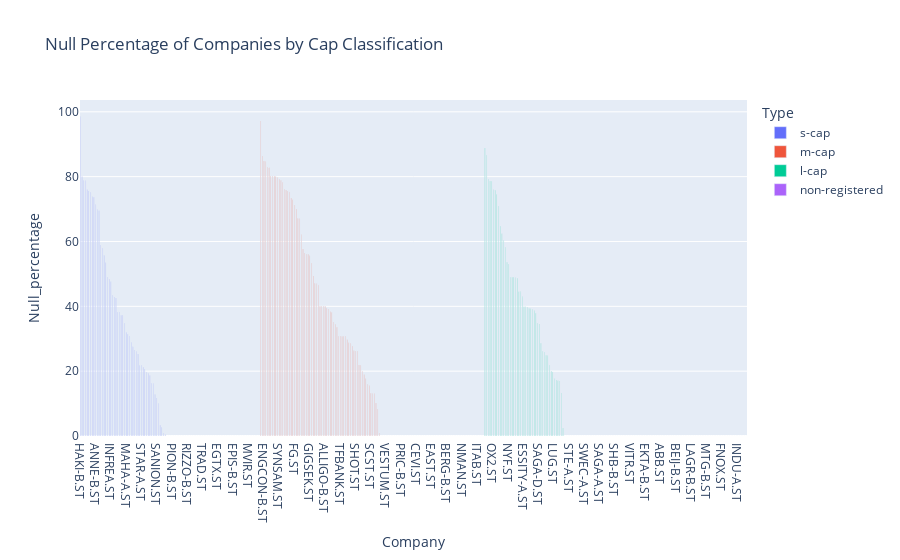

Notebook code cell kept with this figure:
### Code cell
fig = px.bar(df_null_percentage, x='Company', y='Null_percentage', color='Type',
             labels={'Null_percentage': 'Null_percentage'},
             title='Null Percentage of Companies by Cap Classification',
             hover_data=['Company', 'Null_percentage', 'Type'])
fig.update_layout(barmode='group', xaxis_title='Company', yaxis_title='Null_percentage')
fig.show()

### Figure 1 — Plotly figure (JSON) as saved in the notebook; plotly's stock layout.template omitted (floating-point values rounded to 4 significant figures; data arrays with more than 128 entries replaced by an {"elided": "..."} marker saying what was removed)
{"data": [{"alignmentgroup": "True", "customdata": [["s-cap"], ["s-cap"], ["s-cap"], ["s-cap"], ["s-cap"], ["s-cap"], ["s-cap"], ["s-cap"], ["s-cap"], ["s-cap"], ["s-cap"], ["s-cap"], ["s-cap"], ["s-cap"], ["s-cap"], ["s-cap"], ["s-cap"], ["s-cap"], ["s-cap"], ["s-cap"], ["s-cap"], ["s-cap"], ["s-cap"], ["s-cap"], ["s-cap"], ["s-cap"], ["s-cap"], ["s-cap"], ["s-cap"], ["s-cap"], ["s-cap"], ["s-cap"], ["s-cap"], ["s-cap"], ["s-cap"], ["s-cap"], ["s-cap"], ["s-cap"], ["s-cap"], ["s-cap"], ["s-cap"], ["s-cap"], ["s-cap"], ["s-cap"], ["s-cap"], ["s-cap"], ["s-cap"], ["s-cap"], ["s-cap"], ["s-cap"], ["s-cap"], ["s-cap"], ["s-cap"], ["s-cap"], ["s-cap"], ["s-cap"], ["s-cap"], ["s-cap"], ["s-cap"], ["s-cap"], ["s-cap"], ["s-cap"], ["s-cap"], ["s-cap"], ["s-cap"], ["s-cap"], ["s-cap"], ["s-cap"], ["s-cap"], ["s-cap"], ["s-cap"], ["s-cap"], ["s-cap"], ["s-cap"], ["s-cap"], ["s-cap"], ["s-cap"], ["s-cap"], ["s-cap"], ["s-cap"], ["s-cap"], ["s-cap"], ["s-cap"], ["s-cap"], ["s-cap"], ["s-cap"], ["s-cap"], ["s-cap"], ["s-cap"], ["s-cap"], ["s-cap"], ["s-cap"], ["s-cap"], ["s-cap"], ["s-cap"], ["s-cap"], ["s-cap"], ["s-cap"], ["s-cap"], ["s-cap"], ["s-cap"], ["s-cap"], ["s-cap"], ["s-cap"], ["s-cap"], ["s-cap"]], "hovertemplate": "Type=%{customdata[0]}<br>Company=%{x}<br>Null_percentage=%{y}<extra></extra>", "legendgroup": "s-cap", "marker": {"color": "#636efa", "pattern": {"shape": ""}}, "name": "s-cap", "offsetgroup": "s-cap", "orientation": "v", "showlegend": true, "textposition": "auto", "type": "bar", "x": ["HAKI-B.ST", "SFAB.ST", "NETEL.ST", "NORB-B.ST", "WTW-A.ST", "SLEEP.ST", "ARPL.ST", "PIERCE.ST", "ACRI-B.ST", "ANNE-B.ST", "WBGR-B.ST", "QLIRO.ST", "SEAF.ST", "K2A-B.ST", "ACE.ST", "QLINEA.ST", "PENG-B.ST", "OVZON.ST", "INFREA.ST", "FNM.ST", "BALCO.ST", "XSPRAY.ST", "ATIC.ST", "ISOFOL.ST", "IRLAB-A.ST", "ONCO.ST", "ATORX.ST", "MAHA-A.ST", "SYNACT.ST", "B3.ST", "IBT-B.ST", "XBRANE.ST", "VICO.ST", "IMMNOV.ST", "NICA.ST", "NIL-B.ST", "STAR-A.ST", "TRANS.ST", "TOBII.ST", "CANTA.ST", "ACRI-A.ST", "ELTEL.ST", "FASTAT.ST", "CBTT-B.ST", "BESQ.ST", "SANION.ST", "OP.ST", "NGS.ST", "IMMU.ST", "SIVE.ST", "SGG.ST", "WISE.ST", "ORX.ST", "STAR-B.ST", "PION-B.ST", "STRAX.ST", "ORTI-B.ST", "ORTI-A.ST", "NTEK-B.ST", "SVIK.ST", "SVED-B.ST", "STWK.ST", "SOF-B.ST", "RIZZO-B.ST", "SEZI.ST", "SAFETY-B.ST", "SAS.ST", "VIVE.ST", "PREV-B.ST", "PROF-B.ST", "SINT.ST", "RAIL.ST", "TRAD.ST", "PREC.ST", "CNCJO-B.ST", "BULTEN.ST", "CRAD-B.ST", "DEDI.ST", "BORG.ST", "ELON.ST", "ENRO.ST", "EGTX.ST", "DURC-B.ST", "DORO.ST", "BOUL.ST", "BONG.ST", "ANOT.ST", "ACTI.ST", "ABLI.ST", "BEGR.ST", "EPIS-B.ST", "MEAB-B.ST", "MOMENT.ST", "LAMM-B.ST", "MOB.ST", "MSAB-B.ST", "NELLY.ST", "MSON-A.ST", "NAXS.ST", "MVIR.ST", "MSON-B.ST", "KDEV.ST", "HAKI-A.ST", "FPIP.ST", "FING-B.ST", "IS.ST"], "xaxis": "x", "y": [98.46, 80.02, 78.84, 78.73, 75.98, 75.55, 75.2, 73.8, 73.66, 71.3, 69.76, 69.51, 58.83, 57.97, 55.68, 53.43, 49.04, 48.25, 47.61, 43.32, 42.78, 42.57, 38.28, 38.17, 37.28, 37.13, 34.88, 31.92, 31.42, 30.74, 28.88, 27.56, 26.34, 26.09, 25.3, 21.77, 21.73, 21.19, 20.59, 19.66, 19.26, 18.69, 16.3, 16.08, 12.83, 11.62, 10.04, 3.324, 2.716, 0.9292, 0.3931, 0, 0, 0, 0, 0, 0, 0, 0, 0, 0, 0, 0, 0, 0, 0, 0, 0, 0, 0, 0, 0, 0, 0, 0, 0, 0, 0, 0, 0, 0, 0, 0, 0, 0, 0, 0, 0, 0, 0, 0, 0, 0, 0, 0, 0, 0, 0, 0, 0, 0, 0, 0, 0, 0, 0], "yaxis": "y"}, {"alignmentgroup": "True", "customdata": {"elided": "132x1 str values"}, "hovertemplate": "Type=%{customdata[0]}<br>Company=%{x}<br>Null_percentage=%{y}<extra></extra>", "legendgroup": "m-cap", "marker": {"color": "#EF553B", "pattern": {"shape": ""}}, "name": "m-cap", "offsetgroup": "m-cap", "orientation": "v", "showlegend": true, "textposition": "auto", "type": "bar", "x": {"elided": "132 str values"}, "xaxis": "x", "y": {"elided": "132 float values"}, "yaxis": "y"}, {"alignmentgroup": "True", "customdata": {"elided": "154x1 str values"}, "hovertemplate": "Type=%{customdata[0]}<br>Company=%{x}<br>Null_percentage=%{y}<extra></extra>", "legendgroup": "l-cap", "marker": {"color": "#00cc96", "pattern": {"shape": ""}}, "name": "l-cap", "offsetgroup": "l-cap", "orientation": "v", "showlegend": true, "textposition": "auto", "type": "bar", "x": {"elided": "154 str values"}, "xaxis": "x", "y": {"elided": "154 float values"}, "yaxis": "y"}, {"alignmentgroup": "True", "customdata": [["non-registered"]], "hovertemplate": "Type=%{customdata[0]}<br>Company=%{x}<br>Null_percentage=%{y}<extra></extra>", "legendgroup": "non-registered", "marker": {"color": "#ab63fa", "pattern": {"shape": ""}}, "name": "non-registered", "offsetgroup": "non-registered", "orientation": "v", "showlegend": true, "textposition": "auto", "type": "bar", "x": ["NOKIA-SEK.ST"], "xaxis": "x", "y": [0], "yaxis": "y"}], "layout": {"barmode": "group", "legend": {"title": {"text": "Type"}, "tracegroupgap": 0}, "title": {"text": "Null Percentage of Companies by Cap Classification"}, "xaxis": {"anchor": "y", "domain": [0, 1], "title": {"text": "Company"}}, "yaxis": {"anchor": "x", "domain": [0, 1], "title": {"text": "Null_percentage"}}}}
